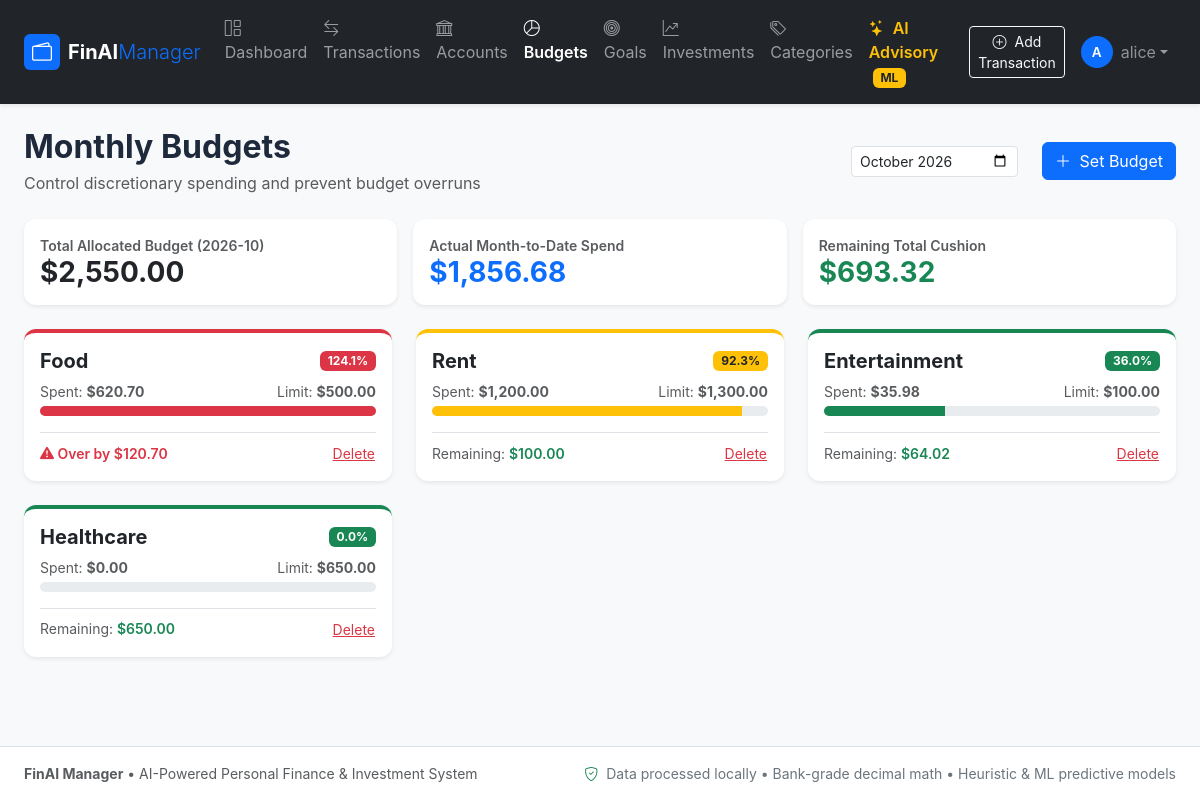
The page /budgets (signed in) on the database its author committed.
### models.py (models this page shows, shortened)
class User(UserMixin, db.Model):
    __tablename__ = 'users'
    user_id = db.Column(db.Integer, primary_key=True, autoincrement=True)
    username = db.Column(db.String(50), unique=True, nullable=False, index=True)
    email = db.Column(db.String(100), unique=True, nullable=False, index=True)
    password_hash = db.Column(db.String(255), nullable=False)
    created_at = db.Column(db.DateTime, default=utc_now, server_default=db.func.now())
    accounts = db.relationship('Account', backref='owner', cascade='all, delete-orphan', lazy='dynamic')
    transactions = db.relationship('Transaction', backref='owner', cascade='all, delete-orphan', lazy='dynamic')
    budgets = db.relationship('Budget', backref='owner', cascade='all, delete-orphan', lazy='dynamic')
    goals = db.relationship('Goal', backref='owner', cascade='all, delete-orphan', lazy='dynamic')
    investments = db.relationship('Investment', backref='owner', cascade='all, delete-orphan', lazy='dynamic')
    categories = db.relationship('Category', backref='owner', cascade='all, delete-orphan', lazy='dynamic')

class Category(db.Model):
    __tablename__ = 'categories'
    __table_args__ = (
        db.UniqueConstraint('user_id', 'name', name='uq_user_category_name'),
    )
    category_id = db.Column(db.Integer, primary_key=True, autoincrement=True)
    user_id = db.Column(db.Integer, db.ForeignKey('users.user_id', ondelete='CASCADE'), nullable=True, index=True)
    name = db.Column(db.String(50), nullable=False)
    type = db.Column(db.Enum('Expense', 'Income', name='category_types'), nullable=False)
    transactions = db.relationship('Transaction', backref='category', lazy='dynamic')
    budgets = db.relationship('Budget', backref='category', cascade='all, delete-orphan', lazy='dynamic')

### app.py (the view)
    @app.route('/budgets')
    @login_required
    def budgets():
        target_month = request.args.get('month', date.today().strftime('%Y-%m'))
        year, month = map(int, target_month.split('-'))
        start_date, end_date = get_month_range(year, month)
        user_budgets = Budget.query.filter_by(user_id=current_user.user_id, month=target_month).all()
        budget_cards = []
        total_budgeted = 0.0
        total_spent = 0.0
        for b in user_budgets:
            spent = db.session.query(func.coalesce(func.sum(Transaction.amount), 0)).filter(
                Transaction.user_id == current_user.user_id,
                Transaction.category_id == b.category_id,
                Transaction.txn_type == 'Expense',
                Transaction.date >= start_date,
                Transaction.date <= end_date
            ).scalar()
            spent_amt = float(spent or 0.0)
            limit_amt = float(b.limit_amount)
            pct = round((spent_amt / limit_amt * 100), 1) if limit_amt > 0 else 0.0
            remaining = max(0.0, limit_amt - spent_amt)
            total_budgeted += limit_amt
            total_spent += spent_amt
            budget_cards.append({
                'budget_id': b.budget_id,
                'category_id': b.category_id,
                'category_name': b.category.name if b.category else 'Unknown',
                'limit_amount': limit_amt,
                'spent_amount': spent_amt,
                'remaining': remaining,
                'percent': min(pct, 100.0),
                'actual_percent': pct,
                'status': 'danger' if pct > 100 else ('warning' if pct >= 85 else 'success')
            })
        categories = Category.query.filter(
            Category.type == 'Expense',
            or_(Category.user_id == current_user.user_id, Category.user_id.is_(None))
        ).order_by(Category.name.asc()).all()
        return render_template(
            'budgets.html',
            budgets=budget_cards,
            categories=categories,
            target_month=target_month,
            total_budgeted=total_budgeted,
            total_spent=total_spent,
            total_remaining=max(0.0, total_budgeted - total_spent)
        )

### ai_engine.py (called while the page is built)
def get_month_range(year, month):
    import calendar
    _, last_day = calendar.monthrange(year, month)
    return date(year, month, 1), date(year, month, last_day)

### templates/budgets.html (shortened to what this page needs)
{% extends "base.html" %}
{% block content %}
<div class="d-flex flex-wrap justify-content-between align-items-center mb-4">
    <div>
        <h2 class="fw-bold mb-1">Monthly Budgets</h2>
        <p class="text-muted mb-0">Control discretionary spending and prevent budget overruns</p>
    </div>
    <div class="d-flex gap-2 align-items-center mt-2 mt-md-0">
        <form method="GET" action="{{ url_for('budgets') }}" class="d-flex align-items-center me-2">
            <input type="month" name="month" class="form-control form-control-sm me-2" value="{{ target_month }}" onchange="this.form.submit()">
        </form>
        <button type="button" class="btn btn-primary" data-bs-toggle="modal" data-bs-target="#addBudgetModal">
            <i class="bi bi-plus-lg me-1"></i> Set Budget
        </button>
    </div>
</div>
<div class="row g-3 mb-4">
    <div class="col-md-4">
        <div class="card p-3 bg-white stat-card">
            <span class="text-muted small fw-semibold">Total Allocated Budget ({{ target_month }})</span>
            <h3 class="fw-bold mb-0 text-dark">${{ "{:,.2f}".format(total_budgeted) }}</h3>
        </div>
    </div>
    <div class="col-md-4">
        <div class="card p-3 bg-white stat-card">
            <span class="text-muted small fw-semibold">Actual Month-to-Date Spend</span>
            <h3 class="fw-bold mb-0 {% if total_spent > total_budgeted %}text-danger{% else %}text-primary{% endif %}">
                ${{ "{:,.2f}".format(total_spent) }}
            </h3>
        </div>
    </div>
    <div class="col-md-4">
        <div class="card p-3 bg-white stat-card">
            <span class="text-muted small fw-semibold">Remaining Total Cushion</span>
            <h3 class="fw-bold mb-0 text-success">${{ "{:,.2f}".format(total_remaining) }}</h3>
        </div>
    </div>
</div>
<div class="row g-4">
    {% for b in budgets %}
    <div class="col-md-6 col-lg-4">
        <div class="card h-100 shadow-sm border-top border-4 {% if b.status == 'danger' %}border-danger{% elif b.status == 'warning' %}border-warning{% else %}border-success{% endif %}">
            <div class="card-body">
                <div class="d-flex justify-content-between align-items-center mb-2">
                    <h5 class="fw-bold mb-0">{{ b.category_name }}</h5>
                    <span class="badge {% if b.status == 'danger' %}bg-danger{% elif b.status == 'warning' %}bg-warning text-dark{% else %}bg-success{% endif %}">
                        {{ b.actual_percent }}%
                    </span>
                </div>
                <div class="mb-3">
                    <div class="d-flex justify-content-between small text-muted mb-1">
                        <span>Spent: <strong>${{ "{:,.2f}".format(b.spent_amount) }}</strong></span>
                        <span>Limit: <strong>${{ "{:,.2f}".format(b.limit_amount) }}</strong></span>
                    </div>
                    <div class="progress" style="height: 10px;">
                        <div class="progress-bar {% if b.status == 'danger' %}bg-danger{% elif b.status == 'warning' %}bg-warning{% else %}bg-success{% endif %}"
                             role="progressbar"
                             style="width: {{ b.percent }}%">
                        </div>
                    </div>
                </div>
                <div class="d-flex justify-content-between align-items-center pt-2 border-top small">
                    <span class="text-muted">
                        {% if b.spent_amount > b.limit_amount %}
                        <span class="text-danger fw-semibold"><i class="bi bi-exclamation-triangle-fill"></i> Over by ${{ "{:,.2f}".format(b.spent_amount - b.limit_amount) }}</span>
                        {% else %}
                        Remaining: <span class="text-success fw-semibold">${{ "{:,.2f}".format(b.remaining) }}</span>
                        {% endif %}
                    </span>
                    <form method="POST" action="{{ url_for('delete_budget', id=b.budget_id) }}" onsubmit="return confirm('Remove budget for this category?');" class="d-inline">
                        <button type="submit" class="btn btn-sm btn-link text-danger p-0">Delete</button>
                    </form>
                </div>
            </div>
        </div>
    </div>
    {% endfor %}
</div>
{% endblock %}

### templates/base.html (shortened to what this page needs)
<!doctype html>
<html lang="en">
<head>
    <link href="https://cdn.jsdelivr.net/npm/bootstrap@5.3.2/dist/css/bootstrap.min.css" rel="stylesheet">
    <link href="https://cdn.jsdelivr.net/npm/bootstrap-icons@1.11.1/font/bootstrap-icons.css" rel="stylesheet">
    <link rel="stylesheet" href="{{ url_for('static', filename='css/style.css') }}">
</head>
<body class="bg-light d-flex flex-column min-vh-100">
    <nav class="navbar navbar-expand-lg navbar-dark bg-dark sticky-top shadow-sm">
        <div class="container-fluid px-lg-4">
            <a class="navbar-brand fw-bold d-flex align-items-center" href="{{ url_for('dashboard') if current_user.is_authenticated else url_for('login') }}">
                <span class="badge bg-primary me-2 p-2"><i class="bi bi-wallet2 fs-5"></i></span>
                <span>FinAI<span class="text-primary fw-light">Manager</span></span>
            </a>
            <div class="collapse navbar-collapse" id="navbarNav">
                {% if current_user.is_authenticated %}
                <ul class="navbar-nav me-auto mb-2 mb-lg-0">
                    <li class="nav-item">
                        <a class="nav-link {{ 'active fw-semibold' if request.endpoint == 'dashboard' }}" href="{{ url_for('dashboard') }}">
                            <i class="bi bi-grid-1x2 me-1"></i> Dashboard
                        </a>
                    </li>
                    <li class="nav-item">
                        <a class="nav-link {{ 'active fw-semibold' if 'transaction' in request.endpoint }}" href="{{ url_for('view_transactions') }}">
                            <i class="bi bi-arrow-left-right me-1"></i> Transactions
                        </a>
                    </li>
                    <li class="nav-item">
                        <a class="nav-link {{ 'active fw-semibold' if request.endpoint == 'accounts' }}" href="{{ url_for('accounts') }}">
                            <i class="bi bi-bank me-1"></i> Accounts
                        </a>
                    </li>
                    <li class="nav-item">
                        <a class="nav-link {{ 'active fw-semibold' if request.endpoint == 'budgets' }}" href="{{ url_for('budgets') }}">
                            <i class="bi bi-pie-chart me-1"></i> Budgets
                        </a>
                    </li>
                    <li class="nav-item">
                        <a class="nav-link {{ 'active fw-semibold' if request.endpoint == 'goals' }}" href="{{ url_for('goals') }}">
                            <i class="bi bi-bullseye me-1"></i> Goals
                        </a>
                    </li>
                    <li class="nav-item">
                        <a class="nav-link {{ 'active fw-semibold' if request.endpoint == 'investments' }}" href="{{ url_for('investments') }}">
                            <i class="bi bi-graph-up-arrow me-1"></i> Investments
                        </a>
                    </li>
                    <li class="nav-item">
                        <a class="nav-link {{ 'active fw-semibold' if request.endpoint == 'categories' }}" href="{{ url_for('categories') }}">
                            <i class="bi bi-tags me-1"></i> Categories
                        </a>
                    </li>
                    <li class="nav-item">
                        <a class="nav-link text-warning fw-semibold {{ 'active text-light' if request.endpoint == 'recommendations' }}" href="{{ url_for('recommendations') }}">
                            <i class="bi bi-stars me-1"></i> AI Advisory <span class="badge bg-warning text-dark ms-1">ML</span>
                        </a>
                    </li>
                </ul>
                <ul class="navbar-nav ms-auto align-items-center">
                    <li class="nav-item me-2">
                        <a class="btn btn-sm btn-outline-light" href="{{ url_for('add_transaction') }}">
                            <i class="bi bi-plus-circle me-1"></i> Add Transaction
                        </a>
                    </li>
                    <li class="nav-item dropdown">
                        <a class="nav-link dropdown-toggle d-flex align-items-center" href="#" id="userDropdown" role="button" data-bs-toggle="dropdown">
                            <div class="avatar-circle me-2 bg-primary text-white">{{ current_user.username[:1].upper() }}</div>
                            <span class="text-white-50">{{ current_user.username }}</span>
                        </a>
                    </li>
                </ul>
                {% endif %}
            </div>
        </div>
    </nav>
    <main class="container-fluid px-lg-4 my-4 flex-grow-1">
        {% block content %}{% endblock %}
    </main>
    <footer class="footer mt-auto py-3 bg-white border-top text-muted small">
        <div class="container-fluid px-lg-4 d-flex flex-wrap justify-content-between align-items-center">
            <div>
                <strong>FinAI Manager</strong> &bull; AI-Powered Personal Finance & Investment System
            </div>
            <div class="text-secondary">
                <i class="bi bi-shield-check text-success me-1"></i> Data processed locally &bull; Bank-grade decimal math &bull; Heuristic & ML predictive models
            </div>
        </div>
    </footer>
</body>
</html>

### static/css/style.css (style rules this page uses)
:root { --primary-gradient: linear-gradient(135deg, #2563eb 0%, #1d4ed8 100%); --card-shadow: 0 0.125rem 0.25rem rgba(0, 0, 0, 0.075); --hover-shadow: 0 0.5rem 1rem rgba(0, 0, 0, 0.12); }
body { font-family: -apple-system, BlinkMacSystemFont, "Segoe UI", Roboto, "Helvetica Neue", Arial, sans-serif; color: #1e293b; background-color: #f8fafc; }
.avatar-circle { width: 32px; height: 32px; border-radius: 50%; display: inline-flex; align-items: center; justify-content: center; font-weight: 600; font-size: 0.85rem; }
.stat-card { border: none; border-radius: 0.75rem; transition: transform 0.2s ease, box-shadow 0.2s ease; box-shadow: var(--card-shadow); }
.card { border: none; border-radius: 0.75rem; box-shadow: var(--card-shadow); }

### rows shown on the page
User: username "A", username "alice"
Category: category_name "Food", actual_percent "124.1", spent_amount "620.70", limit_amount "500.00", {{ b.percent }} 100.0 (drawn), spent_amount "120.70"
Category: category_name "Rent", actual_percent "92.3", spent_amount "1,200.00", limit_amount "1,300.00", remaining "100.00"
Category: category_name "Entertainment", actual_percent "36.0", spent_amount "35.98", limit_amount "100.00", remaining "64.02"
Category: category_name "Healthcare", actual_percent "0.0", spent_amount "0.00", limit_amount "650.00", remaining "650.00"

### other values the page prints
{{ target_month }} "2026-10"
{{ "{:,.2f}".format(total_budgeted) }} "2,550.00"
{{ "{:,.2f}".format(total_spent) }} "1,856.68"
{{ "{:,.2f}".format(total_remaining) }} "693.32"
